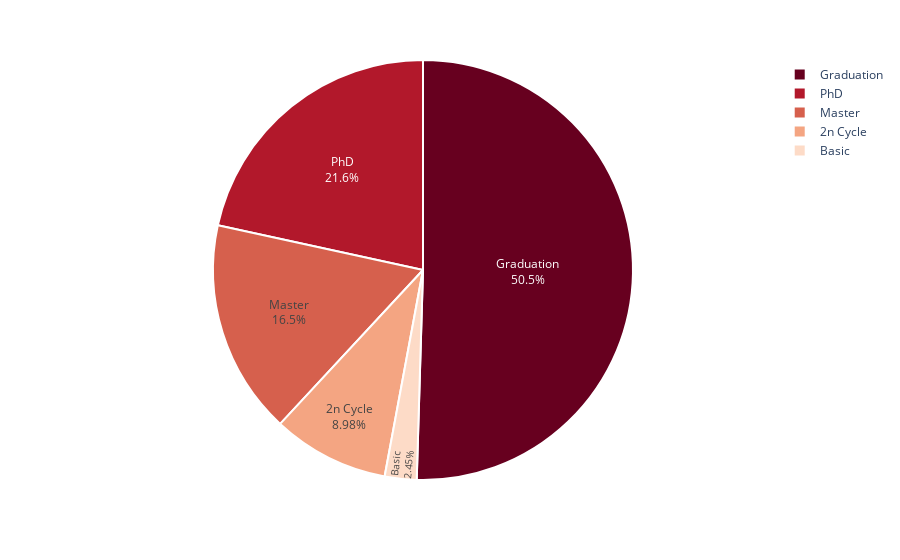

The code cell stored with this chart in its notebook:
### Markdown cell above
<h1 style="background-color:black
;font-family:newtimeroman;font-size:225%;text-align:left; color:#40E0D0">  Education Level </h1><a id=0></a>

### Code cell
education = customer.Education.value_counts()

fig = px.pie(education, 
             values = education.values, 
             names = education.index,
             color_discrete_sequence=px.colors.sequential.RdBu)
fig.update_traces(textposition='inside', textinfo='percent+label', 
                  marker = dict(line = dict(color = 'white', width = 2)))
fig.show()

### Figure 1 — Plotly figure (JSON) as saved in the notebook; plotly's stock layout.template omitted (floating-point values rounded to 4 significant figures)
{"data": [{"domain": {"x": [0, 1], "y": [0, 1]}, "hovertemplate": "index=%{label}<br>value=%{value}<extra></extra>", "labels": ["Graduation", "PhD", "Master", "2n Cycle", "Basic"], "legendgroup": "", "marker": {"line": {"color": "white", "width": 2}}, "name": "", "showlegend": true, "textinfo": "percent+label", "textposition": "inside", "type": "pie", "values": [1113, 476, 364, 198, 54]}], "layout": {"legend": {"tracegroupgap": 0}, "margin": {"t": 60}, "piecolorway": ["rgb(103,0,31)", "rgb(178,24,43)", "rgb(214,96,77)", "rgb(244,165,130)", "rgb(253,219,199)", "rgb(247,247,247)", "rgb(209,229,240)", "rgb(146,197,222)", "rgb(67,147,195)", "rgb(33,102,172)", "rgb(5,48,97)"]}}
